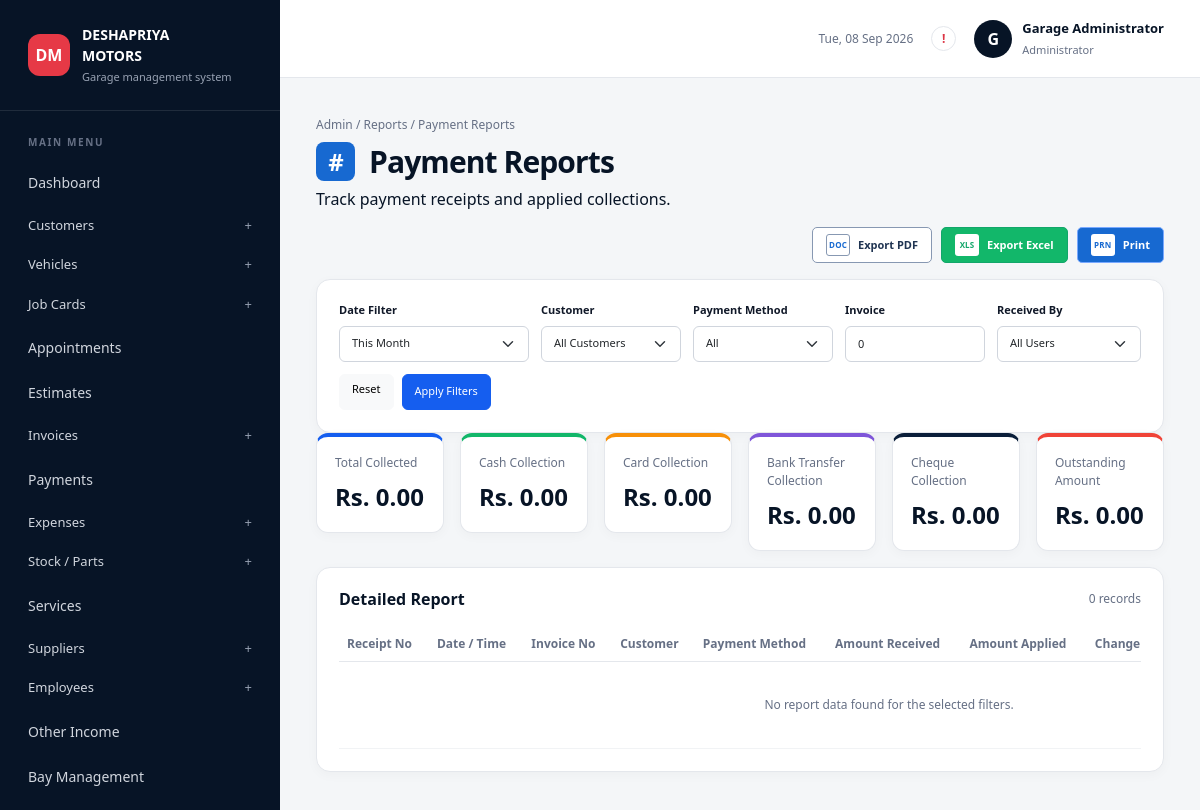
Page /index.php?page=admin&section=reports-payments (signed in) on the committed database.
### tables this page shows
CREATE TABLE IF NOT EXISTS `users` (
    `id` BIGINT UNSIGNED NOT NULL AUTO_INCREMENT,
    `name` VARCHAR(120) NOT NULL,
    `username` VARCHAR(80) NULL,
    `email` VARCHAR(190) NULL,
    `mobile` VARCHAR(40) NULL,
    `role` ENUM('administrator', 'cashier') NOT NULL DEFAULT 'cashier',
    `status` ENUM('active', 'inactive') NOT NULL DEFAULT 'active',
    `last_login_at` DATETIME NULL,
    `password` VARCHAR(255) NOT NULL,
    `created_at` TIMESTAMP NULL DEFAULT CURRENT_TIMESTAMP,
    `updated_at` TIMESTAMP NULL DEFAULT CURRENT_TIMESTAMP ON UPDATE CURRENT_TIMESTAMP,
    PRIMARY KEY (`id`),
    UNIQUE KEY `users_email_unique` (`email`),
    UNIQUE KEY `users_username_unique` (`username`)
);

### views/reports.php (the view, shortened to what the rows shown need)
<?php
$definition = $report['definition'];
$filters = $report['filters'];
$lookups = $report['lookups'];
$columns = $report['columns'];
$rows = $report['rows'];
$cards = $report['cards'];
$printMode = $printMode ?? false;
$isSalesReport = $section === 'reports-sales';
$sectionTitle = $definition['title'];
?>
<div class="admin-page-heading report-page-heading">
    <div>
        <div class="breadcrumb-line">Admin / Reports / <?= e($sectionTitle) ?></div>
        <h1 class="report-title"><span class="report-title-icon">#</span><?= e($sectionTitle) ?></h1>
        <p><?= $isSalesReport ? 'View sales performance, service income, spare parts sales and other revenue details.' : e($definition['subtitle']) ?></p>
    </div>
    <?php if (!$printMode): ?>
        <div class="report-actions no-print">
            <a class="btn report-action report-action-pdf" href="index.php?page=admin&amp;section=<?= e($section) ?>&amp;<?= e(report_query_string(['mode' => 'print'])) ?>" target="_blank"><span class="report-action-icon">DOC</span> Export PDF</a>
            <a class="btn report-action report-action-excel" href="index.php?page=admin&amp;section=<?= e($section) ?>&amp;<?= e(report_query_string(['export' => 'excel'])) ?>"><span class="report-action-icon">XLS</span> Export Excel</a>
            <a class="btn report-action report-action-print" href="index.php?page=admin&amp;section=<?= e($section) ?>&amp;<?= e(report_query_string(['mode' => 'print'])) ?>" target="_blank"><span class="report-action-icon">PRN</span> Print</a>
        </div>
    <?php endif; ?>
</div>
<?php if ($isSalesReport): ?>
<section class="admin-panel report-filter-panel report-sales-filter-panel no-print">
    <form method="get" class="report-filter-form report-sales-filter-form">
        <input type="hidden" name="page" value="admin">
        <input type="hidden" name="section" value="reports-sales">
        <div class="report-date-tabs" role="tablist" aria-label="Date range">
            <?php foreach (['today' => 'Today', 'week' => 'This Week', 'month' => 'This Month', 'custom' => 'Custom Date'] as $dateMode => $dateLabel): ?>
                <button type="button" class="report-date-tab <?= $filters['date_mode'] === $dateMode ? 'active' : '' ?>" data-date-mode="<?= e($dateMode) ?>"><?= e($dateLabel) ?></button>
            <?php endforeach; ?>
        </div>
        <label class="report-sales-date-field <?= $filters['date_mode'] === 'custom' ? '' : 'd-none' ?>" data-custom-date>
            From Date
            <input class="form-control" type="date" name="from_date" value="<?= e($filters['from_date']) ?>">
        </label>
        <label class="report-sales-date-field <?= $filters['date_mode'] === 'custom' ? '' : 'd-none' ?>" data-custom-date>
            To Date
            <input class="form-control" type="date" name="to_date" value="<?= e($filters['to_date']) ?>">
        </label>
        <input type="hidden" name="date_mode" value="<?= e($filters['date_mode']) ?>" data-date-mode-input>
        <label>Invoice Type
            <select class="form-select" name="invoice_type">
                <option value="">All Types</option>
                <option value="job_card" <?= $filters['invoice_type'] === 'job_card' ? 'selected' : '' ?>>Job Card</option>
                <option value="quick" <?= $filters['invoice_type'] === 'quick' ? 'selected' : '' ?>>Quick Invoice</option>
            </select>
        </label>
        <label>Customer
            <select class="form-select" name="customer_id">
                <option value="0">All Customers</option>
                <?php foreach ($lookups['customers'] as $customer): ?>
                    <option value="<?= (int) $customer['id'] ?>" <?= $filters['customer_id'] === (int) $customer['id'] ? 'selected' : '' ?>><?= e($customer['name']) ?></option>
                <?php endforeach; ?>
            </select>
        </label>
        <label>Payment Status
            <select class="form-select" name="payment_status">
                <option value="">All Status</option>
                <option value="paid" <?= $filters['payment_status'] === 'paid' ? 'selected' : '' ?>>Paid</option>
                <option value="partial" <?= $filters['payment_status'] === 'partial' ? 'selected' : '' ?>>Partial</option>
                <option value="due" <?= $filters['payment_status'] === 'due' ? 'selected' : '' ?>>Due</option>
            </select>
        </label>
        <div class="report-filter-actions">
            <button class="btn btn-primary" type="submit">Apply Filters</button>
            <a class="btn btn-light" href="index.php?page=admin&amp;section=reports-sales">Reset</a>
        </div>
    </form>
</section>
<?php else: ?>
<section class="admin-panel report-filter-panel no-print">
    <form method="get" class="report-filter-form">
        <label>
            Date Filter
            <select class="form-select" name="date_mode">
                <option value="month" <?= $filters['date_mode'] === 'month' ? 'selected' : '' ?>>This Month</option>
            </select>
        </label>
        <?php if ($section === 'reports-customers' || $section === 'reports-vehicles' || $section === 'reports-payments'): ?>
            <label>
                Customer
                <select class="form-select" name="customer_id">
                    <option value="0">All Customers</option>
                </select>
            </label>
        <?php endif; ?>
        <?php if ($section === 'reports-payments'): ?>
            <label>
                Payment Method
                <select class="form-select" name="payment_method">
                    <option value="">All</option>
                </select>
            </label>
            <label>
                Invoice
                <input class="form-control" type="number" min="1" name="invoice_id" value="<?= e((string) $filters['invoice_id']) ?>" placeholder="Invoice ID">
            </label>
            <label>
                Received By
                <select class="form-select" name="received_by">
                    <option value="0">All Users</option>
                </select>
            </label>
        <?php endif; ?>
        <div class="report-filter-actions">
            <a class="btn btn-light" href="index.php?page=admin&amp;section=<?= e($section) ?>">Reset</a>
            <button class="btn btn-primary" type="submit">Apply Filters</button>
        </div>
    </form>
</section>
<?php endif; ?>
<div class="row g-3 report-cards <?= $isSalesReport ? 'report-sales-cards' : '' ?>">
    <?php foreach ($cards as $card): ?>
        <div class="col-sm-6 col-xl-<?= count($cards) >= 6 ? '2' : '3' ?>">
            <div class="admin-kpi report-kpi report-tone-<?= e($card['tone'] ?: 'blue') ?>">
                <div><span><?= e($card['label']) ?></span>
                <strong><?= ($card['currency'] ?? true) ? 'Rs. ' : '' ?><?= e($card['value']) ?></strong>
                <?php if ($isSalesReport): ?><small>Current selected period</small><?php endif; ?></div>
            </div>
        </div>
    <?php endforeach; ?>
</div>
<section class="admin-panel report-table-panel <?= $isSalesReport ? 'report-sales-details' : '' ?>">
    <div class="panel-heading">
        <h2><?= $isSalesReport ? '<span class="report-panel-icon">+</span> Sales Details' : 'Detailed Report' ?></h2>
        <span class="muted-label"><?= number_format((int) $report['total_rows']) ?> records</span>
    </div>
    <div class="table-responsive">
        <table class="table admin-table report-table">
            <thead>
                <tr>
                    <?php foreach ($columns as $label): ?><th><?= e($label) ?></th><?php endforeach; ?>
                </tr>
            </thead>
            <tbody>
                <?php if (!$rows): ?>
                    <tr><td colspan="<?= count($columns) ?>" class="empty-table">No report data found for the selected filters.</td></tr>
                <?php else: foreach ($rows as $row): ?>
                    <tr>
                        <?php foreach (array_keys($columns) as $key): ?>
                            <td><?= e(report_cell_display($key, $row[$key] ?? '')) ?></td>
                        <?php endforeach; ?>
                    </tr>
                <?php endforeach; endif; ?>
            </tbody>
        </table>
    </div>
</section>

### includes/header.php (shortened to what the rows shown need)
<?php $user = current_user(); $isAdmin = $user['role'] === 'administrator'; ?>
<!doctype html>
<html lang="en">
<head>
    <link href="https://cdn.jsdelivr.net/npm/bootstrap@5.3.3/dist/css/bootstrap.min.css" rel="stylesheet">
    <link href="assets/css/style.css?v=<?= (int) filemtime(__DIR__ . '/../assets/css/style.css') ?>" rel="stylesheet">
    <?php if (strpos((string) ($section ?? ''), 'reports-') === 0): ?><link href="assets/css/reports.css?v=<?= (int) filemtime(__DIR__ . '/../assets/css/reports.css') ?>" rel="stylesheet"><link href="assets/css/reports-overrides.css?v=<?= (int) filemtime(__DIR__ . '/../assets/css/reports-overrides.css') ?>" rel="stylesheet"><?php endif; ?>
</head>
<body>
<?php $referenceLayout = $isAdmin && (strpos((string) ($section ?? ''), 'customers') === 0 || strpos((string) ($section ?? ''), 'vehicles') === 0 || strpos((string) ($section ?? ''), 'suppliers') === 0 || strpos((string) ($section ?? ''), 'employees') === 0 || strpos((string) ($section ?? ''), 'jobcards') === 0); ?>
<div class="app-shell <?= $referenceLayout ? 'customer-layout' : '' ?> <?= ($section ?? '') === 'vehicles' ? 'vehicle-list-page' : '' ?>">
    <div class="main-area">
        <header class="topbar <?= $isAdmin ? 'admin-topbar' : '' ?>">
            <div class="topbar-tools"><span class="header-date d-none d-md-inline"><?= date('D, d M Y') ?></span><span class="notification-dot" aria-label="Notifications">!</span><div class="user-chip"><div class="avatar"><?= e(strtoupper(substr($user['name'], 0, 1))) ?></div><div class="d-none d-sm-block"><strong><?= e($user['name']) ?></strong><small><?= e(ucfirst($user['role'])) ?></small></div></div></div>
        </header>
        <main class="content-area">

### rows in the picture
users: name "G", name "Garage Administrator", role "Administrator"

### other values in the picture
$group "Dashboard"
$group "Customers"
$group "Vehicles"
$group "Job Cards"
$group "Appointments"
$group "Estimates"
$group "Invoices"
$group "Payments"
$group "Expenses"
$group "Stock / Parts"
$group "Services"
$group "Suppliers"
$group "Employees"
$group "Other Income"
$group "Bay Management"
